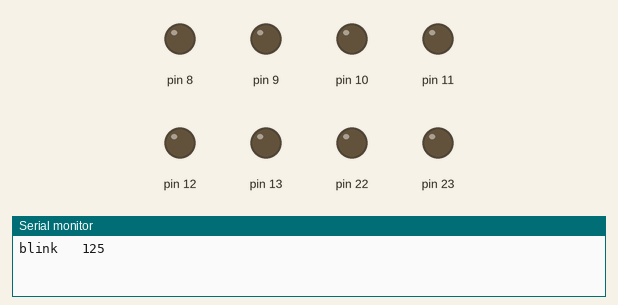
A sketch run on a simulated Arduino Uno, built with avr-gcc and run on an emulated ATmega328P. Parts: output pins drawn as LEDs (lit = HIGH), the last lines printed to the serial monitor. At 5.4 s the program stops and its outputs stay as they are.

Above: at 0.06 s.
At 2.73 s:
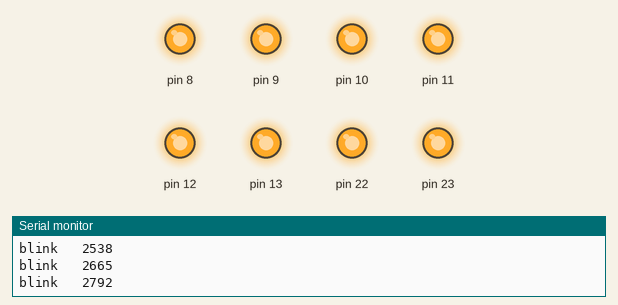
Timing chart, 0 to 3.0 s (numbered marks = the images above):
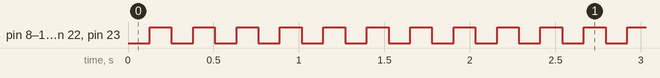

Measured:
- by itself, pin 8–13, pin 22, pin 23: alternates HIGH for 0.13 s and LOW for 0.13 s, 40 changes in all, then stays LOW

The sketch:

Blink_using_timer.ino
```cpp
#include<avr/io.h>


unsigned long t=0;

int main()
{
  init();
  Serial.begin(9600);
  DDRB = 0xff;
  PORTB = 0xff;
  TCCR2A = 0X00;
  TCCR2B = 0X05; //1024 prescaler
  while (1)
  {

    PORTB ^= 0xff; // for toggling the port b

        Serial.print("blink");
        Serial.print("   ");
    for (int j = 0; j < 62; j++)
    {

      while ( (TIFR2 & 0x01) == 0);  // while the timer flag overflows
      TIFR2 = 0X01;             // TIFR flag set high denotes completion of one cycle
      TCNT2 = 0x00;             // generates a delay from 0 to 255
    }
    t = millis(); // returns instantaneous value of time
    if(t>5000){   // led blinks till 5 sec
      TCCR2B = 0x00;
    }
     Serial.println(t);
  }
}
```
